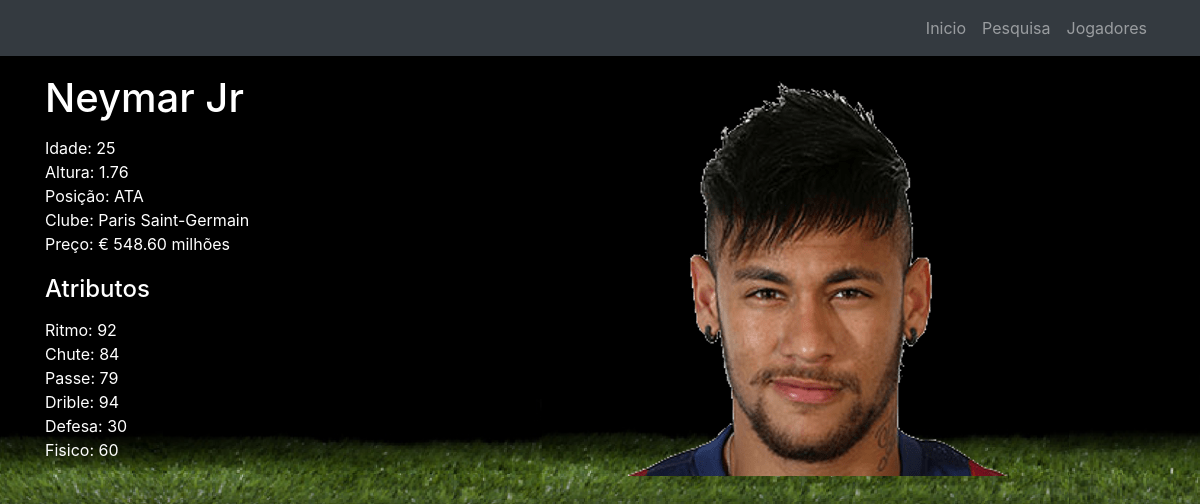
Screenshot of /jogador/perfil/4/ with the database file from the repository.
### jogador/models.py (models this page shows, shortened)
class Jogador(models.Model):
	nome = models.CharField(max_length=200)
	idade = models.IntegerField()
	altura = models.DecimalField(max_digits=3, decimal_places=2)
	POSICOES = (
		('ATA', 'Atacante'),
		('MEI', 'Meio-Campo'),
		('ZAG', 'Zagueiro'),
		('LAT', 'Lateral'),
	)
	posicao = models.CharField(choices=POSICOES, max_length=3)
	preco = models.DecimalField(max_digits=5, decimal_places=2)
	clube = models.ForeignKey(Clube)
	ritmo = models.IntegerField()
	chute = models.IntegerField()
	passe = models.IntegerField()
	drible = models.IntegerField()
	defesa = models.IntegerField()
	fisico = models.IntegerField()

class Clube(models.Model):
	nome = models.CharField(max_length=200)
	def __str__(self):
		return self.nome

### jogador/views.py (the view)
# urls.py: url(r'^perfil/(?P<jogador_id>[0-9]+)/$', views.perfil, name='perfil')
def perfil(request, jogador_id):
	jogador = Jogador.objects.get(id=jogador_id)
	return render(request, 'jogador/perfil.html', {'jogador':jogador})

### jogador/templates/jogador/perfil.html (shortened to what this page needs)
{% extends 'jogador/base.html' %}
{% block content %}
  <div class="row">
    <div class="col">
      <h1>{{jogador.nome}}</h1>
      <p>
        <ul class="list-unstyled">
          <li>Idade: {{jogador.idade}}</li>
          <li>Altura: {{jogador.altura}}</li>
          <li>Posição: {{jogador.posicao}}</li>
          <li>Clube: {{jogador.clube}}</li>
          <li>Preço: € {{jogador.preco}} milhões</li>
        </ul>
      </p>
      <h4 class="margem">Atributos</h4>
      <p>
        <ul class="list-unstyled">
          <li>Ritmo: {{jogador.ritmo}}</li>
          <li>Chute: {{jogador.chute}}</li>
          <li>Passe: {{jogador.passe}}</li>
          <li>Drible: {{jogador.drible}}</li>
          <li>Defesa: {{jogador.defesa}}</li>
          <li>Fisico: {{jogador.fisico}}</li>
        </ul>
      </p>
    </div>
    <div class="col">
      <img src="/static/jogador/fotos/{{jogador.nome}}.png">
    </div>
  </div>
{% endblock%}

### jogador/static/jogador/css/site.css (style rules this page uses)
body { background-image: url("PDFI.png"); background-color: #001a00; background-repeat: no-repeat; background-size: cover; color: white; }
.margem { margin-top: 20px; }

### jogador/static/jogador/css/logo-nav.css (style rules this page uses)
body { padding-top: 54px; }
@media (min-width: 992px) { body { padding-top: 56px; } }

### jogador/templates/jogador/perfil.html (style rules this page uses)
body { background-image: url("/static/jogador/css/PDF-Perfil.png") !important; }

### rows the page displays
Jogador: nome "Neymar Jr", idade "25", altura "1.76", posicao "ATA", clube "Paris Saint-Germain", preco "548.60", ritmo "92", chute "84", passe "79", drible "94", defesa "30", fisico "60", nome (picture)
